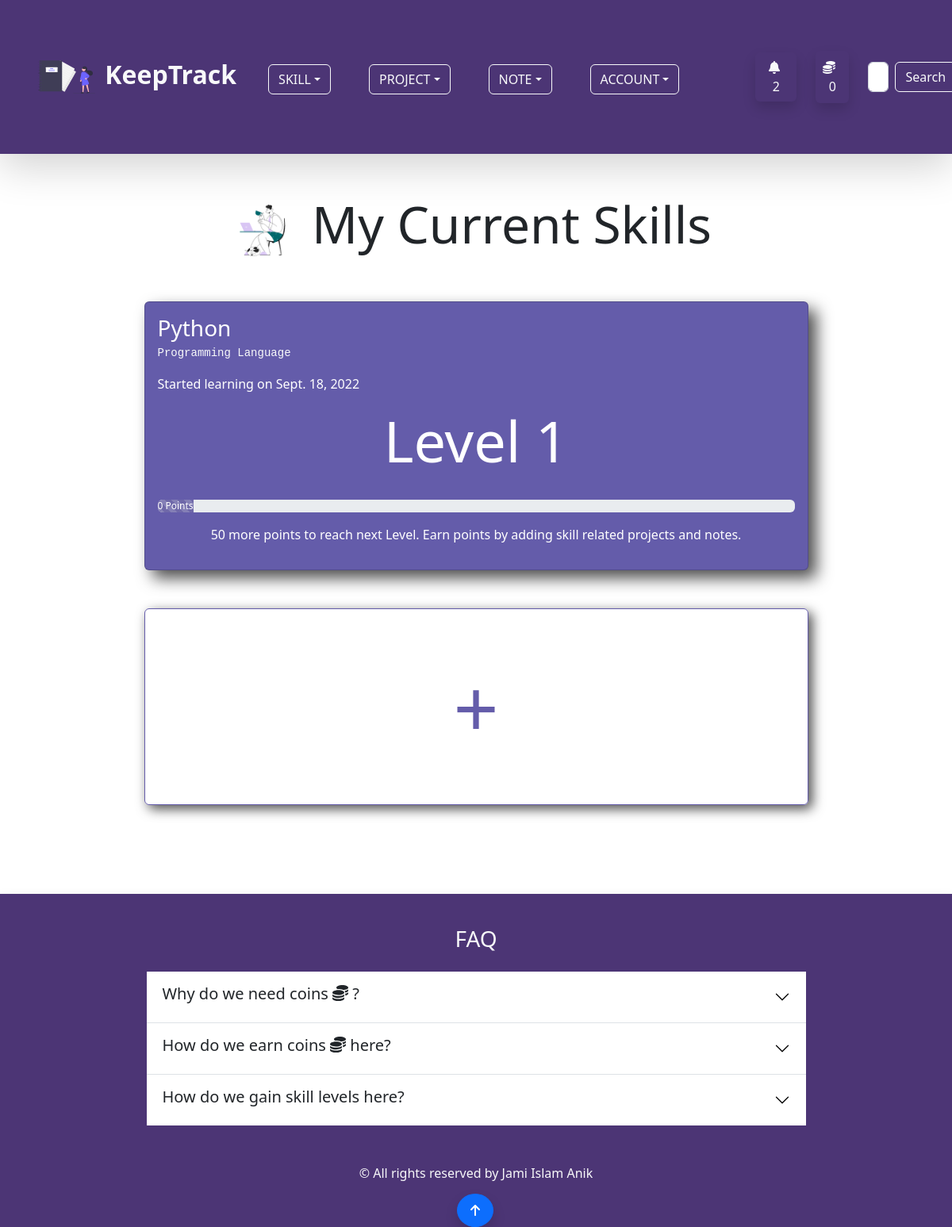
The app's page /skill/ (signed in) with its own data.
### account/models.py (models this page shows, shortened)
class Profile(models.Model):
    user = models.OneToOneField(User,on_delete=models.CASCADE,null=True,blank=True)
    profile_image = models.ImageField(null=True,blank=True,upload_to='keeptrack/images/',default = 'keeptrack/default_images/default_profile_i2ejjp.png')
    username = models.CharField(max_length=255)
    first_name = models.CharField(max_length=255,null=True,blank=True)
    last_name = models.CharField(max_length=255,null=True,blank=True)
    bio = models.TextField(max_length=2000,blank=True,null=True)
    email = models.EmailField(max_length=255,blank=True,null=True)
    portfolio_site = models.URLField(max_length=500,blank=True,null=True)
    facebook = models.URLField(max_length=2000,blank=True,null=True)
    linkedin = models.URLField(max_length=2000,blank=True,null=True)
    youtube = models.URLField(max_length=2000,blank=True,null=True)
    coin = models.IntegerField(default=100,null=True,blank=True)

### skill/models.py (models this page shows, shortened)
class Skill(models.Model):
    SKILL_TYPE_CHOICES = (
        ('Programming Language','Programming Language'),
        ('Database','Database'),
        ('Hosting Platform','Hosting Platform'),
        ('Coding Utility','Coding Utility'),
        ('Frontend Framework','Frontend Framework'),
        ('Backend Framework','Backend Framework'),
        ('Machine Learning Tool','Machine Learning Tool'),
        ('Data Science Tool','Data Science Tool'),
        ('Artificial Intelligence Tool','Artificial Intelligence Tool')
    )
    skill_type = models.CharField(max_length=200,choices=SKILL_TYPE_CHOICES,null=True,blank=True)
    note = GenericRelation(Note)
    owner = models.ForeignKey(Profile, on_delete=models.CASCADE,null=True,blank=True,default="Coding Utility")
    title = models.CharField(max_length=255)
    description = models.TextField(max_length=500,null=True,blank=True)
    skill_level = models.IntegerField(default=1)
    current_point = models.IntegerField(default=0)
    learning = models.BooleanField(default=True)
    started_learning = models.DateField(null=True,blank=True,auto_now_add=True)
    @property
    def needed_point(self):
        return self.skill_level*50 - self.current_point

### skill/views.py (the view)
# urls.py: path('',views.skill_page,name='skill-page'),
@login_required(login_url="login-page")
def skill_page(request):
    profile = request.user.profile
    queryset =profile.skill_set.all()
    context = {
        'queryset':queryset,
    }
    return render(request,'skill/skill_page.html',context)

### skill/templates/skill/skill_page.html
{% extends 'base.html' %}
{% load static %}
{% block content %}
<div class="container">
  <div class="d-flex justify-content-center align-items-center pb-5">
    <img src="{% static 'images/sammy-line-remote-work.gif' %}" height="90" width="90" alt="">
    <h3 class="display-3 text-center px-3"> My Current Skills</h3>
  </div>
{% if queryset %}
  {% for skill in queryset %}
  <a href="{% url 'single-skill-page' skill.id %}" class="text-reset text-decoration-none">
    <div class="card text-white mb-5 mx-auto w-75 " id="skill-page-card">
      <div class="card-body">
        <h3 class="card-title d-inline">{{skill.title}}</h3>
        <p class="fs-6"><code class="text-light">{{skill.skill_type}}</code></p>
        <p class="fs-6">Started learning on {{ skill.started_learning }}</p>
        <p class="text-center display-2 pb-3">Level {{skill.skill_level}} </p>
        <div class="progress my-3">
          <div class="progress-bar w-{{ skill.current_point }} progress-bar-striped progress-bar-animated"
            role="progressbar" aria-valuenow="{{ skill.current_point }}" aria-valuemin="0" aria-valuemax="100"
            style="background-color:#6f68a9;">{{ skill.current_point }} Points</div>
        </div>
        <p class="fs-6 text-center ">{{ skill.needed_point }} more points to reach next Level. Earn points by adding
          skill related projects and notes.</p>
      </div>
    </div>
  </a>
  {% endfor %}
  {% else %}
  <p class="text-center lead">You do not have any skill yet.</p>
  {% endif %}
  <a href="{% url 'skill-form-page' %}" class="btn p-5 my-5" id="skill-page-btn">+</a>
</div>
{% endblock %}

### templates/navbar.html (shortened to what this page needs)
{% load static %}
<nav class="navbar navbar-expand-lg navbar-light mb-5 shadow-lg" id="custom-bg">
  <div class="container-fluid p-3 p-md-5">
    <a class="navbar-brand fs-2 text-light fw-bold" href="{% url 'home-page' %}">
      <img src="{% static 'svg/undraw_personal_notebook_re_d7dc.svg' %}" alt="icon" class="me-1 bg-transparent"
        width="72" height="72">
      KeepTrack
    </a>
    <div class="collapse navbar-collapse" id="navbarSupportedContent">
      <ul class="navbar-nav me-auto mb-2 mb-lg-0 px-4 fs-3">
        {% if user.is_authenticated %}
        <li class="nav-item dropdown me-5 mb-3 mb-md-0">
          <button class="btn btn-outline-light dropdown-toggle text-uppercase" id="navbarWithDropdown"
            data-bs-toggle="dropdown" role="button" aria-expanded="false">Skill</button>
        </li>
        <li class="nav-item dropdown me-5 mb-3 mb-md-0">
          <button class="btn btn-outline-light dropdown-toggle text-uppercase" id="navbarWithDropdown"
            data-bs-toggle="dropdown" role="button" aria-expanded="false">Project</button>
        </li>
        <li class="nav-item dropdown me-5 mb-3 mb-md-0">
          <button class="btn btn-outline-light dropdown-toggle text-uppercase" id="navbarWithDropdown"
            data-bs-toggle="dropdown" role="button" aria-expanded="false">Note</button>
        </li>
        {% endif %}
        <li class="nav-item dropdown me-5 mb-3 mb-md-0">
          <button class="btn btn-outline-light dropdown-toggle text-uppercase" id="navbarWithDropdown"
            data-bs-toggle="dropdown" role="button" aria-expanded="false">Account</button>
        </li>
      </ul>
      {% if user.is_authenticated %}
      <button class="btn mx-4 shadow text-light" data-bs-toggle="modal"
                    data-bs-target="#modalVertical"><span class="ps-1"><i class="fas fa-bell pe-2"></i>
                      {{ user.profile.notification_set.count }}
                    </span>
                </button>
      <a href="{% url 'note-page' %}" class="btn text-light p-2 me-4 shadow rounded my-2"><i class="fas fa-coins fa-bounce pe-2"></i>{{ user.profile.coin }} </a>
      {% endif %}
      <form class="d-flex my-2" method="POST" action="{% url 'home-page' %}">
        <input class="form-control me-2" type="search" placeholder="Search Users by username..." aria-label="Search" name="searched">
        <button class="btn btn-outline-light" type="submit">Search</button>
      </form>
    </div>
  </div>
</nav>

### static/css/app.css (style rules this page uses)
#custom-bg { background-color: #4C3575; }
#skill-page-card { background-color: #645CAA; box-shadow: 10px 10px 20px rgb(0, 0, 0 , 0.7); }
#skill-page-btn { width: 75%; display: block; margin-left: auto; margin-right: auto; border:1px solid #645CAA; font-size: 100px; color: #645CAA; box-shadow: 5px 5px 15px rgb(0, 0, 0 , 0.7); }

### records on screen
Skill: title "Python", skill_type "Programming Language", started_learning "Sept. 18, 2022", skill_level "1", current_point "0", needed_point "50"

### other values on screen
{{ user.profile.notification_set.count }} "2"
{{ user.profile.coin }} "0"
